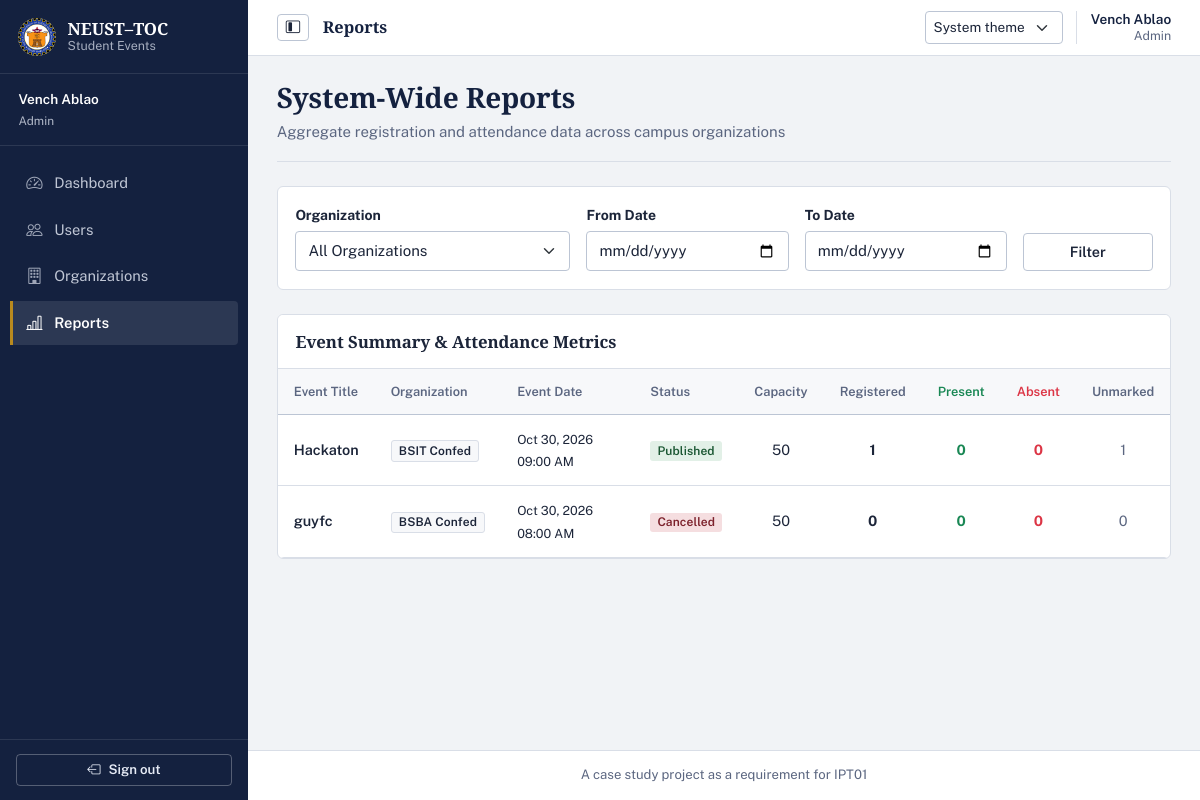
The page /admin/reports (signed in) on the database as committed earlier.
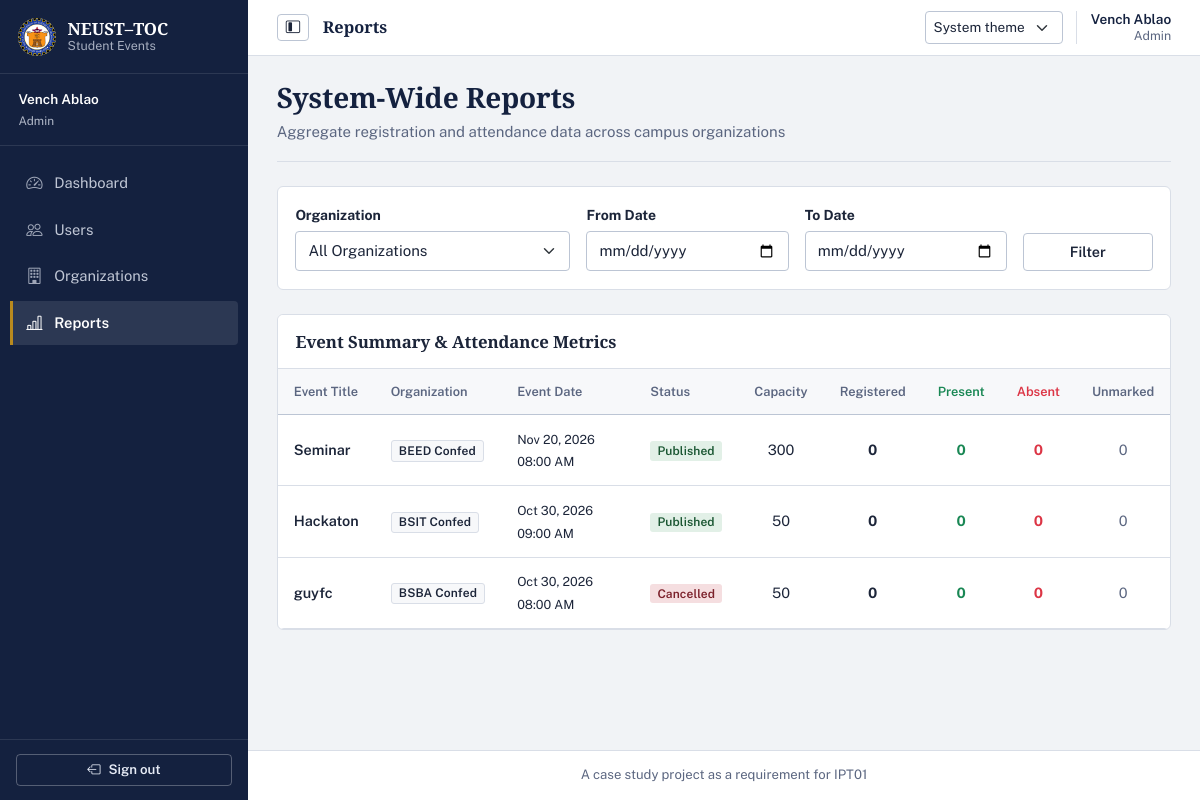
The same page on the database as committed later.
### tables this page shows
CREATE TABLE events (
    event_id INTEGER PRIMARY KEY AUTOINCREMENT,
    organization_id INTEGER NOT NULL,
    created_by INTEGER NOT NULL,
    title TEXT NOT NULL,
    description TEXT NOT NULL,
    venue TEXT NOT NULL,
    start_at TEXT NOT NULL,
    end_at TEXT,
    registration_deadline TEXT NOT NULL,
    capacity INTEGER NOT NULL CHECK(capacity > 0),
    status TEXT NOT NULL DEFAULT 'draft' CHECK(status IN ('draft', 'published', 'cancelled', 'completed')),
    created_at TEXT NOT NULL DEFAULT (strftime('%Y-%m-%d %H:%M:%S', 'now', 'localtime')),
    updated_at TEXT,
    FOREIGN KEY (organization_id) REFERENCES organizations(organization_id) ON DELETE RESTRICT,
    FOREIGN KEY (created_by) REFERENCES users(user_id) ON DELETE RESTRICT
);

### admin_routes.py (the view)
@admin_bp.route('/reports')
@admin_required
def reports():
    db = get_db()
    org_id = request.args.get('org_id', '').strip()
    date_from = request.args.get('date_from', '').strip()
    date_to = request.args.get('date_to', '').strip()
    reports_data = report_service.get_admin_reports(
        db,
        org_id=int(org_id) if org_id else None,
        date_from=date_from or None,
        date_to=date_to or None
    )
    orgs, _ = auth_service.get_all_organizations(db, per_page=1000)
    return render_template(
        'admin/reports.html',
        reports=reports_data,
        organizations=orgs,
        org_id=org_id,
        date_from=date_from,
        date_to=date_to
    )

### admin_routes.py (called while the page is built)
def admin_required(f):
    @wraps(f)
    def decorated_function(*args, **kwargs):
        if 'user_id' not in session:
            flash('Please log in to access this page.', 'warning')
            return redirect(url_for('auth.login'))
        if session.get('role') != 'admin':
            abort(403)
        db = get_db()
        user = auth_service.get_user_by_id(db, session['user_id'])
        if not user or not user['is_active']:
            session.clear()
            flash('Your account has been deactivated.', 'danger')
            return redirect(url_for('auth.login'))
        return f(*args, **kwargs)
    return decorated_function

### db.py (called while the page is built)
def get_db():
    if 'db' not in g:
        db_path = current_app.config.get('DATABASE', Config.DATABASE)
        g.db = sqlite3.connect(db_path)
        g.db.row_factory = sqlite3.Row
        g.db.execute('PRAGMA foreign_keys = ON')
    return g.db

### services/auth_service.py (called while the page is built)
def get_user_by_id(db, user_id):
    return db.execute('SELECT * FROM users WHERE user_id = ?', (user_id,)).fetchone()

### templates/admin/reports.html (shortened to what the changed rows need)
{% extends "base.html" %}
{% block content %}
<div class="page-heading report-page-header">
    <div>
        <h2 class="h3 mb-0">System-Wide Reports</h2>
    </div>
</div>
<div class="card shadow-sm report-table-card">
    <div class="card-body p-0">
        {% if reports %}
        <div class="table-responsive">
            <table class="table table-hover align-middle mb-0">
                <thead class="table-light">
                    <tr>
                        <th>Event Title</th>
                        <th>Organization</th>
                        <th>Event Date</th>
                        <th>Status</th>
                        <th class="text-center">Capacity</th>
                        <th class="text-center">Registered</th>
                        <th class="text-center text-success">Present</th>
                        <th class="text-center text-danger">Absent</th>
                        <th class="text-center text-muted">Unmarked</th>
                    </tr>
                </thead>
                <tbody>
                    {% for row in reports %}
                    <tr>
                        <td class="fw-semibold">{{ row.title }}</td>
                        <td><span class="badge bg-light text-dark border">{{ row.organization_name }}</span></td>
                        <td><small>{{ row.start_at|datetimeformat }}</small></td>
                        <td>
                            {% if row.status == 'published' %}
                            <span class="badge bg-success">Published</span>
                            {% elif row.status == 'completed' %}
                            <span class="badge bg-info text-dark">Completed</span>
                            {% elif row.status == 'cancelled' %}
                            <span class="badge bg-danger">Cancelled</span>
                            {% else %}
                            <span class="badge bg-secondary">Draft</span>
                            {% endif %}
                        </td>
                        <td class="text-center">{{ row.capacity }}</td>
                        <td class="text-center fw-bold">{{ row.registered_count }}</td>
                        <td class="text-center fw-bold text-success">{{ row.present_count }}</td>
                        <td class="text-center fw-bold text-danger">{{ row.absent_count }}</td>
                        <td class="text-center text-muted">{{ row.unmarked_count }}</td>
                    </tr>
                    {% endfor %}
                </tbody>
            </table>
        </div>
        {% else %}
        <div class="text-center py-5 text-muted">
            <i class="bi bi-bar-chart fs-1 d-block mb-2"></i>
            No event data found for the selected criteria.
        </div>
        {% endif %}
    </div>
</div>
{% endblock %}

Rows that differ between the two databases and show on the page:
added events: title "Seminar", organization_name "BEED Confed", start_at "Nov 20, 2026 08:00 AM", status "Published", capacity "300", registered_count "0", present_count "0", absent_count "0", unmarked_count "0"
changed events "Hackaton": registered_count "1" → "0"; unmarked_count "1" → "0"
